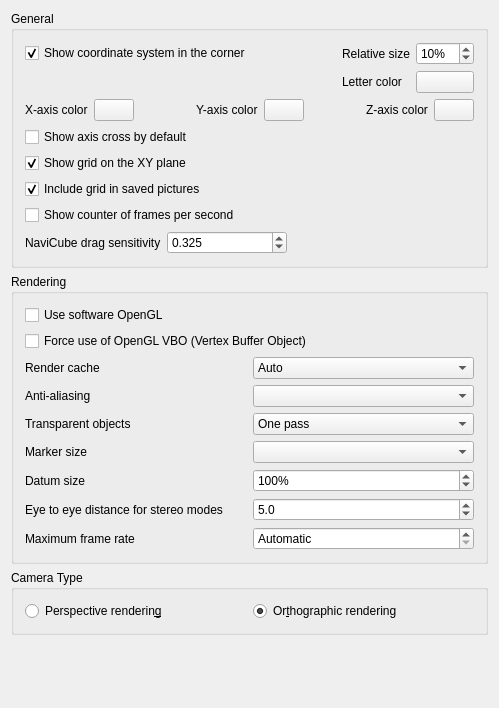
<?xml version="1.0" encoding="UTF-8"?>
<ui version="4.0">
 <class>Gui::Dialog::DlgSettings3DView</class>
 <widget class="QWidget" name="Gui::Dialog::DlgSettings3DView">
  <property name="geometry">
   <rect>
    <x>0</x>
    <y>0</y>
    <width>499</width>
    <height>708</height>
   </rect>
  </property>
  <property name="windowTitle">
   <string>3D View</string>
  </property>
  <layout class="QVBoxLayout" name="verticalLayout_2">
   <item>
    <widget class="QGroupBox" name="GroupBoxGeneral">
     <property name="enabled">
      <bool>true</bool>
     </property>
     <property name="title">
      <string>General</string>
     </property>
     <layout class="QVBoxLayout" name="verticalLayout">
      <item>
       <layout class="QGridLayout" name="gridLayoutCoord">
        <item row="0" column="0">
         <widget class="Gui::PrefCheckBox" name="CheckBox_CornerCoordSystem">
          <property name="toolTip">
           <string>Main coordinate system will always be shown in
lower right corner within opened files</string>
          </property>
          <property name="text">
           <string>Show coordinate system in the corner</string>
          </property>
          <property name="checked">
           <bool>true</bool>
          </property>
          <property name="prefEntry" stdset="0">
           <cstring>CornerCoordSystem</cstring>
          </property>
          <property name="prefPath" stdset="0">
           <cstring>View</cstring>
          </property>
         </widget>
        </item>
        <item row="0" column="1">
         <spacer name="horizontalSpacerCoord">
          <property name="orientation">
           <enum>Qt::Orientation::Horizontal</enum>
          </property>
          <property name="sizeHint" stdset="0">
           <size>
            <width>40</width>
            <height>0</height>
           </size>
          </property>
         </spacer>
        </item>
        <item row="0" column="2">
         <widget class="QLabel" name="labelCoordSize">
          <property name="text">
           <string>Relative size</string>
          </property>
          <property name="alignment">
           <set>Qt::AlignmentFlag::AlignRight|Qt::AlignmentFlag::AlignTrailing|Qt::AlignmentFlag::AlignVCenter</set>
          </property>
         </widget>
        </item>
        <item row="0" column="3">
         <widget class="Gui::PrefSpinBox" name="SpinBox_CornerCoordSystemSize">
          <property name="toolTip">
           <string>Size of main coordinate system representation
in the corner in % of height/width of the viewport</string>
          </property>
          <property name="suffix">
           <string notr="true">%</string>
          </property>
          <property name="minimum">
           <number>2</number>
          </property>
          <property name="maximum">
           <number>100</number>
          </property>
          <property name="value">
           <number>10</number>
          </property>
          <property name="prefEntry" stdset="0">
           <cstring>CornerCoordSystemSize</cstring>
          </property>
          <property name="prefPath" stdset="0">
           <cstring>View</cstring>
          </property>
         </widget>
        </item>
        <item row="1" column="2">
         <widget class="QLabel" name="axisLetterColorLabel">
          <property name="text">
           <string>Letter color</string>
          </property>
         </widget>
        </item>
        <item row="1" column="3">
         <widget class="Gui::PrefColorButton" name="axisLetterColor">
          <property name="toolTip">
           <string>Axis letter and FPS counter color</string>
          </property>
          <property name="color">
           <color>
            <red>0</red>
            <green>0</green>
            <blue>0</blue>
           </color>
          </property>
          <property name="prefEntry" stdset="0">
           <cstring>AxisLetterColor</cstring>
          </property>
          <property name="prefPath" stdset="0">
           <cstring>View</cstring>
          </property>
         </widget>
        </item>
       </layout>
      </item>
      <item>
       <layout class="QHBoxLayout" name="horizontalLayout_2">
        <item>
         <widget class="QLabel" name="xAxisLabel">
          <property name="text">
           <string>X-axis color</string>
          </property>
         </widget>
        </item>
        <item>
         <widget class="Gui::PrefColorButton" name="xAxisColor">
          <property name="text">
           <string/>
          </property>
          <property name="color">
           <color>
            <red>204</red>
            <green>51</green>
            <blue>51</blue>
           </color>
          </property>
          <property name="prefEntry" stdset="0">
           <cstring>AxisXColor</cstring>
          </property>
          <property name="prefPath" stdset="0">
           <cstring>View</cstring>
          </property>
         </widget>
        </item>
        <item>
         <spacer name="horizontalSpacer_2">
          <property name="orientation">
           <enum>Qt::Orientation::Horizontal</enum>
          </property>
          <property name="sizeHint" stdset="0">
           <size>
            <width>40</width>
            <height>20</height>
           </size>
          </property>
         </spacer>
        </item>
        <item>
         <widget class="QLabel" name="yAxisLabel">
          <property name="text">
           <string>Y-axis color</string>
          </property>
         </widget>
        </item>
        <item>
         <widget class="Gui::PrefColorButton" name="yAxisColor">
          <property name="text">
           <string/>
          </property>
          <property name="color">
           <color>
            <red>51</red>
            <green>204</green>
            <blue>51</blue>
           </color>
          </property>
          <property name="prefEntry" stdset="0">
           <cstring>AxisYColor</cstring>
          </property>
          <property name="prefPath" stdset="0">
           <cstring>View</cstring>
          </property>
         </widget>
        </item>
        <item>
         <spacer name="horizontalSpacer_3">
          <property name="orientation">
           <enum>Qt::Orientation::Horizontal</enum>
          </property>
          <property name="sizeHint" stdset="0">
           <size>
            <width>40</width>
            <height>20</height>
           </size>
          </property>
         </spacer>
        </item>
        <item>
         <widget class="QLabel" name="zAxisLabel">
          <property name="text">
           <string>Z-axis color</string>
          </property>
         </widget>
        </item>
        <item>
         <widget class="Gui::PrefColorButton" name="zAxisColor">
          <property name="text">
           <string/>
          </property>
          <property name="color">
           <color>
            <red>51</red>
            <green>51</green>
            <blue>204</blue>
           </color>
          </property>
          <property name="prefEntry" stdset="0">
           <cstring>AxisZColor</cstring>
          </property>
          <property name="prefPath" stdset="0">
           <cstring>View</cstring>
          </property>
         </widget>
        </item>
       </layout>
      </item>
      <item>
       <widget class="Gui::PrefCheckBox" name="CheckBox_ShowAxisCross">
        <property name="toolTip">
         <string>Axis cross will be shown by default at file
opening or creation</string>
        </property>
        <property name="text">
         <string>Show axis cross by default</string>
        </property>
        <property name="prefEntry" stdset="0">
         <cstring>ShowAxisCross</cstring>
        </property>
        <property name="prefPath" stdset="0">
         <cstring>View</cstring>
        </property>
       </widget>
      </item>
      <item>
       <widget class="Gui::PrefCheckBox" name="CheckBox_ShowGrid">
        <property name="toolTip">
         <string>A grid on the XY plane through the origin is drawn in every
3D view, except while a sketch shows a grid of its own</string>
        </property>
        <property name="text">
         <string>Show grid on the XY plane</string>
        </property>
        <property name="checked">
         <bool>true</bool>
        </property>
        <property name="prefEntry" stdset="0">
         <cstring>ShowGrid</cstring>
        </property>
        <property name="prefPath" stdset="0">
         <cstring>View</cstring>
        </property>
       </widget>
      </item>
      <item>
       <widget class="Gui::PrefCheckBox" name="CheckBox_GridInScreenshots">
        <property name="toolTip">
         <string>Include the grid on the XY plane when saving a picture of the 3D view</string>
        </property>
        <property name="text">
         <string>Include grid in saved pictures</string>
        </property>
        <property name="checked">
         <bool>true</bool>
        </property>
        <property name="prefEntry" stdset="0">
         <cstring>GridInScreenshots</cstring>
        </property>
        <property name="prefPath" stdset="0">
         <cstring>View</cstring>
        </property>
       </widget>
      </item>
      <item>
       <widget class="Gui::PrefCheckBox" name="CheckBox_ShowFPS">
        <property name="toolTip">
         <string>Time needed for last operation and resulting frame rate
will be shown at the lower left corner in opened files</string>
        </property>
        <property name="text">
         <string>Show counter of frames per second</string>
        </property>
        <property name="prefEntry" stdset="0">
         <cstring>ShowFPS</cstring>
        </property>
        <property name="prefPath" stdset="0">
         <cstring>View</cstring>
        </property>
       </widget>
      </item>
      <item>
       <layout class="QHBoxLayout" name="horizontalLayoutNaviCubeDragSensitivity">
        <item>
         <widget class="QLabel" name="naviCubeDragSensitivityLabel">
          <property name="text">
           <string>NaviCube drag sensitivity</string>
          </property>
         </widget>
        </item>
        <item>
         <widget class="Gui::PrefDoubleSpinBox" name="DoubleSpinBox_NaviCubeDragSensitivity">
          <property name="minimumSize">
           <size>
            <width>120</width>
            <height>0</height>
           </size>
          </property>
          <property name="toolTip">
           <string>How far the camera rotates while dragging the NaviCube</string>
          </property>
          <property name="decimals">
           <number>3</number>
          </property>
          <property name="minimum">
           <double>0.050000000000000</double>
          </property>
          <property name="maximum">
           <double>2.000000000000000</double>
          </property>
          <property name="singleStep">
           <double>0.025000000000000</double>
          </property>
          <property name="value">
           <double>0.325000000000000</double>
          </property>
          <property name="prefEntry" stdset="0">
           <cstring>NaviCubeDragSensitivity</cstring>
          </property>
          <property name="prefPath" stdset="0">
           <cstring>View</cstring>
          </property>
         </widget>
        </item>
        <item>
         <spacer name="horizontalSpacerNaviCubeDragSensitivity">
          <property name="orientation">
           <enum>Qt::Orientation::Horizontal</enum>
          </property>
          <property name="sizeHint" stdset="0">
           <size>
            <width>40</width>
            <height>20</height>
           </size>
          </property>
         </spacer>
        </item>
       </layout>
      </item>
     </layout>
    </widget>
   </item>
   <item>
    <widget class="QGroupBox" name="GroupBox12">
     <property name="enabled">
      <bool>true</bool>
     </property>
     <property name="title">
      <string>Rendering</string>
     </property>
     <layout class="QVBoxLayout" name="verticalLayout_3">
      <item>
       <widget class="Gui::PrefCheckBox" name="CheckBox_use_SW_OpenGL">
        <property name="toolTip">
         <string>This option is useful for troubleshooting graphics card and driver problems.
Changing this option requires a restart of the application.</string>
        </property>
        <property name="text">
         <string>Use software OpenGL</string>
        </property>
        <property name="prefEntry" stdset="0">
         <cstring>UseSoftwareOpenGL</cstring>
        </property>
        <property name="prefPath" stdset="0">
         <cstring>OpenGL</cstring>
        </property>
       </widget>
      </item>
      <item>
       <widget class="Gui::PrefCheckBox" name="CheckBox_useVBO">
        <property name="toolTip">
         <string>A VBO is an OpenGL feature that enables uploading geometry data
to the graphics card, and is how efficient 3D rendering is done
on modern hardware.
This feature might not be used by default if you are running old
hardware or drivers. By selecting this option its usage will be
forcibly enabled.

Note: Turning this on is typically not required. If you do,
remember to report this setting as enabled when seeking support.</string>
        </property>
        <property name="text">
         <string>Force use of OpenGL VBO (Vertex Buffer Object)</string>
        </property>
        <property name="prefEntry" stdset="0">
         <cstring>UseVBO</cstring>
        </property>
        <property name="prefPath" stdset="0">
         <cstring>View</cstring>
        </property>
       </widget>
      </item>
      <item>
       <layout class="QGridLayout" name="gridLayout">
        <item row="0" column="0">
         <widget class="QLabel" name="renderCacheLabel">
          <property name="text">
           <string>Render cache</string>
          </property>
         </widget>
        </item>
        <item row="5" column="0">
         <widget class="QLabel" name="textLabel1">
          <property name="text">
           <string>Eye to eye distance for stereo modes</string>
          </property>
         </widget>
        </item>
        <item row="0" column="1">
         <widget class="QComboBox" name="renderCache">
          <property name="minimumSize">
           <size>
            <width>120</width>
            <height>0</height>
           </size>
          </property>
          <property name="toolTip">
           <string>'Render caching' is another way to say 'Rendering acceleration'.
There are 3 options available to achieve this:
1) 'Auto' (default), let Coin3D decide where to cache.
2) 'Distributed', manually turn on cache for all view provider root node.
3) 'Centralized', manually turn off cache in all nodes of all view provider, and
only cache at the scene graph root node. This offers the fastest rendering speed
but slower response to any scene changes.</string>
          </property>
          <property name="currentIndex">
           <number>0</number>
          </property>
          <item>
           <property name="text">
            <string>Auto</string>
           </property>
          </item>
          <item>
           <property name="text">
            <string>Distributed</string>
           </property>
          </item>
          <item>
           <property name="text">
            <string>Centralized</string>
           </property>
          </item>
         </widget>
        </item>
        <item row="1" column="1">
         <widget class="QComboBox" name="comboAliasing">
          <property name="minimumSize">
           <size>
            <width>120</width>
            <height>0</height>
           </size>
          </property>
          <property name="toolTip">
           <string>Method of multisample anti-aliasing</string>
          </property>
         </widget>
        </item>
        <item row="1" column="0">
         <widget class="QLabel" name="aliasingLAbel">
          <property name="text">
           <string>Anti-aliasing</string>
          </property>
         </widget>
        </item>
        <item row="5" column="1">
         <widget class="Gui::PrefDoubleSpinBox" name="FloatSpinBox_EyeDistance">
          <property name="minimumSize">
           <size>
            <width>120</width>
            <height>0</height>
           </size>
          </property>
          <property name="toolTip">
           <string>Eye-to-eye distance used for stereo projections.
The specified value is a factor that will be multiplied with the
bounding box size of the 3D object that is currently displayed.</string>
          </property>
          <property name="decimals">
           <number>1</number>
          </property>
          <property name="minimum">
           <double>0.100000000000000</double>
          </property>
          <property name="maximum">
           <double>1000.000000000000000</double>
          </property>
          <property name="singleStep">
           <double>2.000000000000000</double>
          </property>
          <property name="value">
           <double>5.000000000000000</double>
          </property>
          <property name="prefEntry" stdset="0">
           <cstring>EyeDistance</cstring>
          </property>
          <property name="prefPath" stdset="0">
           <cstring>View</cstring>
          </property>
         </widget>
        </item>
        <item row="2" column="1">
         <widget class="Gui::PrefComboBox" name="comboTransparentRender">
          <property name="minimumSize">
           <size>
            <width>120</width>
            <height>0</height>
           </size>
          </property>
          <property name="toolTip">
           <string>Render types of transparent objects</string>
          </property>
          <property name="prefEntry" stdset="0">
           <cstring>TransparentObjectRenderType</cstring>
          </property>
          <property name="prefPath" stdset="0">
           <cstring>View</cstring>
          </property>
          <item>
           <property name="text">
            <string>One pass</string>
           </property>
          </item>
          <item>
           <property name="text">
            <string>Backface pass</string>
           </property>
          </item>
         </widget>
        </item>
        <item row="2" column="0">
         <widget class="QLabel" name="transparentRenderLabel">
          <property name="toolTip">
           <string/>
          </property>
          <property name="text">
           <string>Transparent objects</string>
          </property>
         </widget>
        </item>
        <item row="3" column="0">
         <widget class="QLabel" name="markerSizeLabel">
          <property name="toolTip">
           <string/>
          </property>
          <property name="text">
           <string>Marker size</string>
          </property>
         </widget>
        </item>
        <item row="3" column="1">
         <widget class="QComboBox" name="boxMarkerSize">
          <property name="minimumSize">
           <size>
            <width>120</width>
            <height>0</height>
           </size>
          </property>
          <property name="toolTip">
           <string>Size of vertices in the Sketcher, TechDraw and other workbenches</string>
          </property>
         </widget>
        </item>
        <item row="4" column="0">
         <widget class="QLabel" name="markerSizeLabel_2">
          <property name="toolTip">
           <string/>
          </property>
          <property name="text">
           <string>Datum size</string>
          </property>
         </widget>
        </item>
        <item row="4" column="1">
         <widget class="Gui::PrefDoubleSpinBox" name="FloatSpinBox_DatumScale">
          <property name="minimumSize">
           <size>
            <width>120</width>
            <height>0</height>
           </size>
          </property>
          <property name="toolTip">
           <string>Size of core datum objects</string>
          </property>
          <property name="suffix">
           <string>%</string>
          </property>
          <property name="decimals">
           <number>0</number>
          </property>
          <property name="minimum">
           <double>0.000000000000000</double>
          </property>
          <property name="maximum">
           <double>400.000000000000000</double>
          </property>
          <property name="singleStep">
           <double>5.000000000000000</double>
          </property>
          <property name="value">
           <double>100.000000000000000</double>
          </property>
          <property name="prefEntry" stdset="0">
           <cstring>DatumScale</cstring>
          </property>
          <property name="prefPath" stdset="0">
           <cstring>View</cstring>
          </property>
         </widget>
        </item>
        <item row="6" column="0">
         <widget class="QLabel" name="maxFrameRateLabel">
          <property name="text">
           <string>Maximum frame rate</string>
          </property>
         </widget>
        </item>
        <item row="6" column="1">
         <widget class="Gui::PrefSpinBox" name="SpinBox_MaxFrameRate">
          <property name="minimumSize">
           <size>
            <width>120</width>
            <height>0</height>
           </size>
          </property>
          <property name="toolTip">
           <string>Upper limit on how often the 3D view is redrawn.
'Automatic' follows the refresh rate of the display, since drawing
faster than the display can show only wastes graphics card work.
Set to 0 to redraw as fast as the graphics driver allows.</string>
          </property>
          <property name="specialValueText">
           <string>Automatic</string>
          </property>
          <property name="suffix">
           <string> FPS</string>
          </property>
          <property name="minimum">
           <number>-1</number>
          </property>
          <property name="maximum">
           <number>1000</number>
          </property>
          <property name="value">
           <number>-1</number>
          </property>
          <property name="prefEntry" stdset="0">
           <cstring>MaxFrameRate</cstring>
          </property>
          <property name="prefPath" stdset="0">
           <cstring>View</cstring>
          </property>
         </widget>
        </item>
       </layout>
      </item>
     </layout>
    </widget>
   </item>
   <item>
    <widget class="QGroupBox" name="groupBoxCamera">
     <property name="title">
      <string>Camera Type</string>
     </property>
     <layout class="QGridLayout" name="gridLayout1">
      <property name="leftMargin">
       <number>11</number>
      </property>
      <property name="topMargin">
       <number>11</number>
      </property>
      <property name="rightMargin">
       <number>11</number>
      </property>
      <property name="bottomMargin">
       <number>11</number>
      </property>
      <property name="spacing">
       <number>6</number>
      </property>
      <item row="0" column="0">
       <widget class="Gui::PrefRadioButton" name="radioPerspective">
        <property name="toolTip">
         <string>Objects will appear in a perspective projection</string>
        </property>
        <property name="text">
         <string>Perspective renderin&amp;g</string>
        </property>
        <property name="prefEntry" stdset="0">
         <cstring>Perspective</cstring>
        </property>
        <property name="prefPath" stdset="0">
         <cstring>View</cstring>
        </property>
       </widget>
      </item>
      <item row="0" column="1">
       <widget class="Gui::PrefRadioButton" name="radioOrthographic">
        <property name="toolTip">
         <string>Objects will be in orthographic projection</string>
        </property>
        <property name="text">
         <string>Or&amp;thographic rendering</string>
        </property>
        <property name="checked">
         <bool>true</bool>
        </property>
        <property name="prefEntry" stdset="0">
         <cstring>Orthographic</cstring>
        </property>
        <property name="prefPath" stdset="0">
         <cstring>View</cstring>
        </property>
       </widget>
      </item>
     </layout>
    </widget>
   </item>
   <item>
    <spacer>
     <property name="orientation">
      <enum>Qt::Orientation::Vertical</enum>
     </property>
     <property name="sizeHint" stdset="0">
      <size>
       <width>455</width>
       <height>16</height>
      </size>
     </property>
    </spacer>
   </item>
  </layout>
 </widget>
 <layoutdefault spacing="6" margin="11"/>
 <customwidgets>
  <customwidget>
   <class>Gui::ColorButton</class>
   <extends>QPushButton</extends>
   <header>Gui/Widgets.h</header>
  </customwidget>
  <customwidget>
   <class>Gui::PrefSpinBox</class>
   <extends>QSpinBox</extends>
   <header>Gui/PrefWidgets.h</header>
  </customwidget>
  <customwidget>
   <class>Gui::PrefColorButton</class>
   <extends>Gui::ColorButton</extends>
   <header>Gui/PrefWidgets.h</header>
  </customwidget>
  <customwidget>
   <class>Gui::PrefRadioButton</class>
   <extends>QRadioButton</extends>
   <header>Gui/PrefWidgets.h</header>
  </customwidget>
  <customwidget>
   <class>Gui::PrefCheckBox</class>
   <extends>QCheckBox</extends>
   <header>Gui/PrefWidgets.h</header>
  </customwidget>
  <customwidget>
   <class>Gui::PrefComboBox</class>
   <extends>QComboBox</extends>
   <header>Gui/PrefWidgets.h</header>
  </customwidget>
  <customwidget>
   <class>Gui::PrefDoubleSpinBox</class>
   <extends>QDoubleSpinBox</extends>
   <header>Gui/PrefWidgets.h</header>
  </customwidget>
 </customwidgets>
 <resources/>
 <connections>
  <connection>
   <sender>CheckBox_CornerCoordSystem</sender>
   <signal>toggled(bool)</signal>
   <receiver>SpinBox_CornerCoordSystemSize</receiver>
   <slot>setEnabled(bool)</slot>
   <hints>
    <hint type="sourcelabel">
     <x>20</x>
     <y>20</y>
    </hint>
    <hint type="destinationlabel">
     <x>20</x>
     <y>20</y>
    </hint>
   </hints>
  </connection>
  <connection>
   <sender>CheckBox_CornerCoordSystem</sender>
   <signal>toggled(bool)</signal>
   <receiver>axisLetterColor</receiver>
   <slot>setEnabled(bool)</slot>
   <hints>
    <hint type="sourcelabel">
     <x>20</x>
     <y>20</y>
    </hint>
    <hint type="destinationlabel">
     <x>20</x>
     <y>20</y>
    </hint>
   </hints>
  </connection>
 </connections>
</ui>
